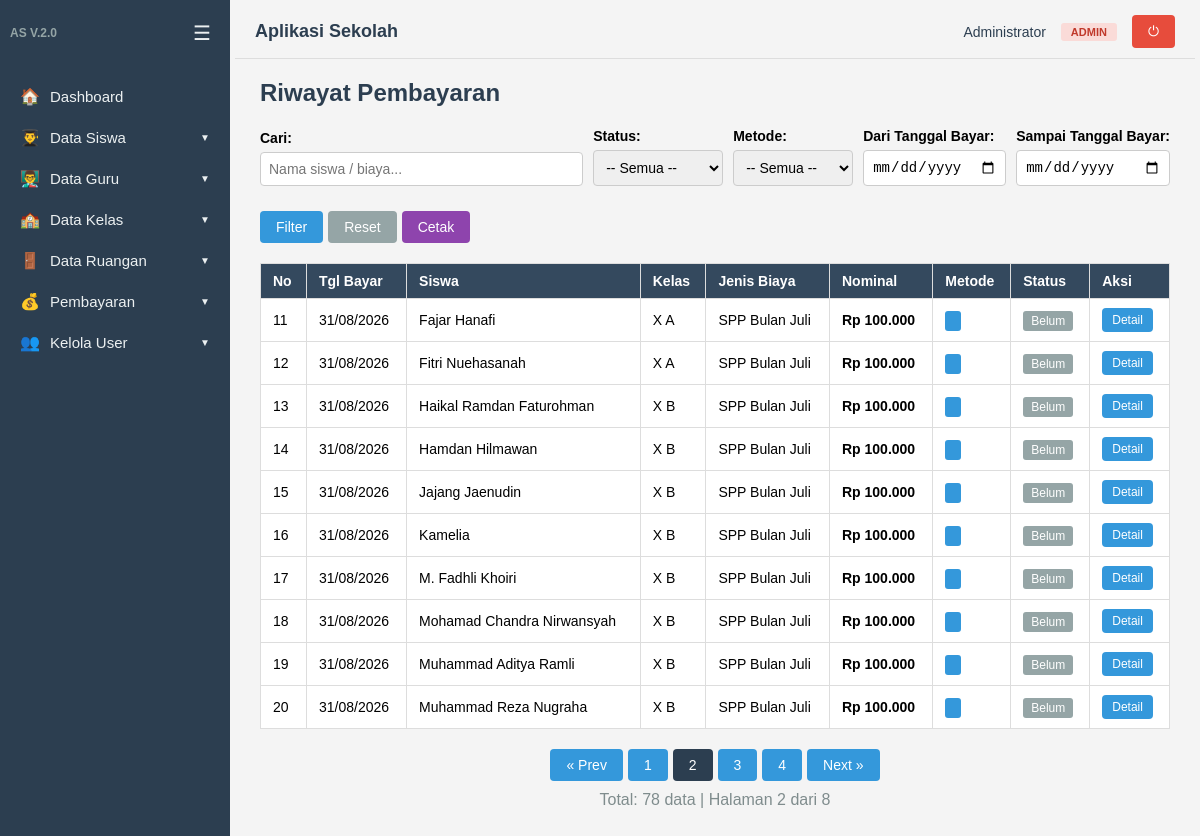
The app's page /pembayaran/riwayat.php?page=2& (signed in) with its own data.
### tables this page shows
CREATE TABLE `pembayaran` (
  `id` int(11) NOT NULL,
  `id_siswa` int(11) NOT NULL,
  `id_aturan` int(11) NOT NULL,
  `nominal_bayar` int(11) NOT NULL,
  `metode_bayar` enum('cash','transfer','ewallet') NOT NULL,
  `bukti_bayar` varchar(255) DEFAULT NULL,
  `status` enum('belum','pending','dikonfirmasi','ditolak') NOT NULL DEFAULT 'belum',
  `keterangan` text DEFAULT NULL,
  `catatan_admin` text DEFAULT NULL,
  `tanggal_bayar` date NOT NULL,
  `tanggal_konfirmasi` datetime DEFAULT NULL,
  `created_at` timestamp NOT NULL DEFAULT current_timestamp()
);

CREATE TABLE `datasiswa` (
  `id` int(5) NOT NULL,
  `nama` varchar(50) NOT NULL,
  `status` enum('aktif','tidak aktif') NOT NULL DEFAULT 'aktif',
  `tanggal_lahir` date NOT NULL,
  `alamat` varchar(100) NOT NULL,
  `foto` varchar(100) DEFAULT NULL,
  `id_kelas` int(11) DEFAULT NULL
);

CREATE TABLE `datakelas` (
  `id_kelas` int(11) NOT NULL,
  `namakelas` varchar(100) NOT NULL,
  `tingkat` enum('X','XI','XII') NOT NULL,
  `tahunajaran` varchar(20) NOT NULL,
  `idguru` int(11) DEFAULT NULL,
  `idsiswa` int(11) DEFAULT NULL,
  `idruang` int(11) DEFAULT NULL
);

CREATE TABLE `aturan_pembayaran` (
  `id` int(11) NOT NULL,
  `nama_biaya` varchar(100) NOT NULL,
  `nominal` int(11) NOT NULL,
  `keterangan` text DEFAULT NULL,
  `target` enum('semua','kelas','tingkat','siswa') NOT NULL DEFAULT 'semua',
  `target_id` text DEFAULT NULL,
  `created_at` timestamp NOT NULL DEFAULT current_timestamp()
);

### auth.php (called while the page is built, shortened)
<?php
if (!function_exists('isLoggedIn')) {
    function isLoggedIn()
    {
        return isset($_SESSION['user_id']);
    }
}
if (!function_exists('hasRole')) {
    function hasRole($roles)
    {
        $userRole = $_SESSION['role'];
        if (is_array($roles)) {
            return in_array($userRole, $roles);
        }
        return $userRole === $roles;
    }
}

### pembayaran/riwayat.php (the view, shortened to what this page needs)
<?php
include dirname(__DIR__) . '/auth.php';
$perPage = 10;
$page = isset($_GET['page']) ? max(1, (int)$_GET['page']) : 1;
$search = isset($_GET['search']) ? mysqli_real_escape_string($koneksi, $_GET['search']) : '';
$filter_status = isset($_GET['status_filter']) ? mysqli_real_escape_string($koneksi, $_GET['status_filter']) : '';
$filter_metode = isset($_GET['metode_filter']) ? mysqli_real_escape_string($koneksi, $_GET['metode_filter']) : '';
$tgl_dari = isset($_GET['tgl_dari']) ? mysqli_real_escape_string($koneksi, $_GET['tgl_dari']) : '';
$tgl_sampai = isset($_GET['tgl_sampai']) ? mysqli_real_escape_string($koneksi, $_GET['tgl_sampai']) : '';
$where = "WHERE 1=1";
$countQuery = "SELECT COUNT(*) as total FROM pembayaran p
               LEFT JOIN datasiswa s ON p.id_siswa = s.id
               LEFT JOIN aturan_pembayaran a ON p.id_aturan = a.id
               $where";
$total = mysqli_fetch_assoc(mysqli_query($koneksi, $countQuery))['total'];
$totalPages = ceil($total / $perPage);
$offset = ($page - 1) * $perPage;
$query = "SELECT p.*, s.nama as nama_siswa, k.namakelas, a.nama_biaya, a.nominal as nominal_aturan
          FROM pembayaran p
          LEFT JOIN datasiswa s ON p.id_siswa = s.id
          LEFT JOIN datakelas k ON s.id_kelas = k.id_kelas
          LEFT JOIN aturan_pembayaran a ON p.id_aturan = a.id
          $where
          ORDER BY p.tanggal_bayar DESC, p.created_at DESC
          LIMIT $perPage OFFSET $offset";
$data = mysqli_query($koneksi, $query);
$filterParams = http_build_query(array_filter([
    'search' => $search, 'status_filter' => $filter_status,
    'metode_filter' => $filter_metode, 'tgl_dari' => $tgl_dari, 'tgl_sampai' => $tgl_sampai
]));
$statusColor = [
    'belum' => '#95a5a6', 'pending' => '#f39c12',
    'dikonfirmasi' => '#27ae60', 'ditolak' => '#e74c3c'
];
$metodeLabel = ['cash' => 'Cash', 'transfer' => 'Transfer', 'ewallet' => 'E-Wallet'];
include dirname(__DIR__) . '/layout/header.php';
?>
<h2>Riwayat Pembayaran</h2>
<form method="GET" style="margin-bottom: 20px; display: flex; gap: 10px; flex-wrap: wrap; align-items: end;">
    <div style="flex: 1; min-width: 150px;">
        <label>Cari:</label><br>
        <input type="text" name="search" value="<?= htmlspecialchars($search) ?>" placeholder="Nama siswa / biaya...">
    </div>
    <div style="min-width: 120px;">
        <label>Status:</label><br>
        <select name="status_filter">
            <option value="">-- Semua --</option>
        </select>
    </div>
    <div style="min-width: 120px;">
        <label>Metode:</label><br>
        <select name="metode_filter">
            <option value="">-- Semua --</option>
        </select>
    </div>
    <div style="min-width: 130px;">
        <label>Dari Tanggal Bayar:</label><br>
        <input type="date" name="tgl_dari" value="<?= htmlspecialchars($tgl_dari) ?>">
    </div>
    <div style="min-width: 130px;">
        <label>Sampai Tanggal Bayar:</label><br>
        <input type="date" name="tgl_sampai" value="<?= htmlspecialchars($tgl_sampai) ?>">
    </div>
    <div style="display: flex; gap: 5px; align-items: end;">
        <button class="btn" type="submit">Filter</button>
        <a class="btn" href="riwayat.php" style="background:#95a5a6;">Reset</a>
        <?php if (hasRole(['admin', 'kepala'])) : ?>
            <a class="btn" href="cetak_riwayat.php?<?= $filterParams ?>" target="_blank" style="background:#8e44ad;">Cetak</a>
        <?php endif; ?>
    </div>
</form>
<table>
    <tr>
        <th>No</th>
        <th>Tgl Bayar</th>
        <th>Siswa</th>
        <th>Kelas</th>
        <th>Jenis Biaya</th>
        <th>Nominal</th>
        <th>Metode</th>
        <th>Status</th>
        <th>Aksi</th>
    </tr>
    <?php
    $no = $offset + 1;
    if (mysqli_num_rows($data) === 0) : ?>
        <tr><td colspan="9" style="text-align:center; padding:20px;">Tidak ada data</td></tr>
    <?php else: ?>
        <?php while ($row = mysqli_fetch_assoc($data)) : ?>
            <tr>
                <td><?= $no++; ?></td>
                <td><?= date('d/m/Y', strtotime($row['tanggal_bayar'])) ?></td>
                <td><?= htmlspecialchars($row['nama_siswa'] ?? '-') ?></td>
                <td><?= htmlspecialchars($row['namakelas'] ?? '-') ?></td>
                <td><?= htmlspecialchars($row['nama_biaya'] ?? '-') ?></td>
                <td style="font-weight:bold;">Rp <?= number_format($row['nominal_bayar'], 0, ',', '.') ?></td>
                <td><span style="padding:3px 8px; border-radius:3px; background:#3498db; color:#fff; font-size:12px;"><?= $metodeLabel[$row['metode_bayar']] ?? $row['metode_bayar'] ?></span></td>
                <td><span style="padding:3px 8px; border-radius:3px; background:<?= $statusColor[$row['status']] ?>; color:#fff; font-size:12px;"><?= ucfirst(str_replace('_', ' ', $row['status'])) ?></span></td>
                <td style="white-space:nowrap;">
                    <a class="btn" href="detail_pembayaran.php?id=<?= $row['id'] ?>" style="padding:5px 10px; font-size:12px;">Detail</a>
                </td>
            </tr>
        <?php endwhile; ?>
    <?php endif; ?>
</table>
<?php if ($totalPages > 1) : ?>
<div style="margin-top: 20px; display: flex; justify-content: center; gap: 5px; flex-wrap: wrap;">
    <?php if ($page > 1) : ?>
        <a class="btn" href="?page=<?= $page - 1 ?>&<?= $filterParams ?>">« Prev</a>
    <?php endif; ?>
    <?php for ($i = max(1, $page - 2); $i <= min($totalPages, $page + 2); $i++) : ?>
        <a class="btn" href="?page=<?= $i ?>&<?= $filterParams ?>" style="<?= $i == $page ? 'background:#2c3e50;' : '' ?>"><?= $i ?></a>
    <?php endfor; ?>
    <?php if ($page < $totalPages) : ?>
        <a class="btn" href="?page=<?= $page + 1 ?>&<?= $filterParams ?>">Next »</a>
    <?php endif; ?>
</div>
<p style="text-align:center; margin-top:10px; color:#7f8c8d;">Total: <?= $total ?> data | Halaman <?= $page ?> dari <?= $totalPages ?></p>
<?php endif; ?>
<?php include dirname(__DIR__) . '/layout/footer.php'; ?>

### layout/header.php (style rules this page uses)
* { box-sizing: border-box; margin: 0; padding: 0; }
body { font-family: Arial, Helvetica, sans-serif; background: #f4f4f4; display: flex; min-height: 100vh; }
h2 { margin-bottom: 20px; color: #2c3e50; }
table { border-collapse: collapse; width: 100%; background: #fff; margin-bottom: 15px; }
table th, table td { border: 1px solid #ddd; padding: 9px 12px; text-align: left; font-size: 14px; }
table th { background: #34495e; color: #fff; }
label { font-weight: bold; font-size: 14px; }
input[type=text], input[type=date], input[type=number], input[type=file], select { padding: 8px; width: 100%; max-width: 400px; margin: 5px 0 15px; border: 1px solid #ccc; border-radius: 4px; font-size: 14px; }
.btn { display: inline-block; background: #3498db; color: #fff; border: 0; padding: 8px 16px; border-radius: 4px; cursor: pointer; text-decoration: none; font-size: 14px; }

### records on screen
pembayaran: tanggal_bayar "31/08/2026", id_siswa.nama "Fajar Hanafi", datakelas.namakelas "X A", id_aturan.nama_biaya "SPP Bulan Juli", nominal_bayar "100.000", status "Belum"
pembayaran: tanggal_bayar "31/08/2026", id_siswa.nama "Fitri Nuehasanah", datakelas.namakelas "X A", id_aturan.nama_biaya "SPP Bulan Juli", nominal_bayar "100.000", status "Belum"
pembayaran: tanggal_bayar "31/08/2026", id_siswa.nama "Haikal Ramdan Faturohman", datakelas.namakelas "X B", id_aturan.nama_biaya "SPP Bulan Juli", nominal_bayar "100.000", status "Belum"
pembayaran: tanggal_bayar "31/08/2026", id_siswa.nama "Hamdan Hilmawan", datakelas.namakelas "X B", id_aturan.nama_biaya "SPP Bulan Juli", nominal_bayar "100.000", status "Belum"
pembayaran: tanggal_bayar "31/08/2026", id_siswa.nama "Jajang Jaenudin", datakelas.namakelas "X B", id_aturan.nama_biaya "SPP Bulan Juli", nominal_bayar "100.000", status "Belum"
pembayaran: tanggal_bayar "31/08/2026", id_siswa.nama "Kamelia", datakelas.namakelas "X B", id_aturan.nama_biaya "SPP Bulan Juli", nominal_bayar "100.000", status "Belum"
pembayaran: tanggal_bayar "31/08/2026", id_siswa.nama "M. Fadhli Khoiri", datakelas.namakelas "X B", id_aturan.nama_biaya "SPP Bulan Juli", nominal_bayar "100.000", status "Belum"
pembayaran: tanggal_bayar "31/08/2026", id_siswa.nama "Mohamad Chandra Nirwansyah", datakelas.namakelas "X B", id_aturan.nama_biaya "SPP Bulan Juli", nominal_bayar "100.000", status "Belum"
pembayaran: tanggal_bayar "31/08/2026", id_siswa.nama "Muhammad Aditya Ramli", datakelas.namakelas "X B", id_aturan.nama_biaya "SPP Bulan Juli", nominal_bayar "100.000", status "Belum"
pembayaran: tanggal_bayar "31/08/2026", id_siswa.nama "Muhammad Reza Nugraha", datakelas.namakelas "X B", id_aturan.nama_biaya "SPP Bulan Juli", nominal_bayar "100.000", status "Belum"

### other values on screen
$item['icon'] "🏠"
$item['label'] "Dashboard"
$item['icon'] "👨‍🎓"
$item['label'] "Data Siswa"
$item['icon'] "👨‍🏫"
$item['label'] "Data Guru"
$item['icon'] "🏫"
$item['label'] "Data Kelas"
$item['icon'] "🚪"
$item['label'] "Data Ruangan"
$item['icon'] "💰"
$item['label'] "Pembayaran"
$item['icon'] "👥"
$item['label'] "Kelola User"
$user['nama_lengkap'] "Administrator"
